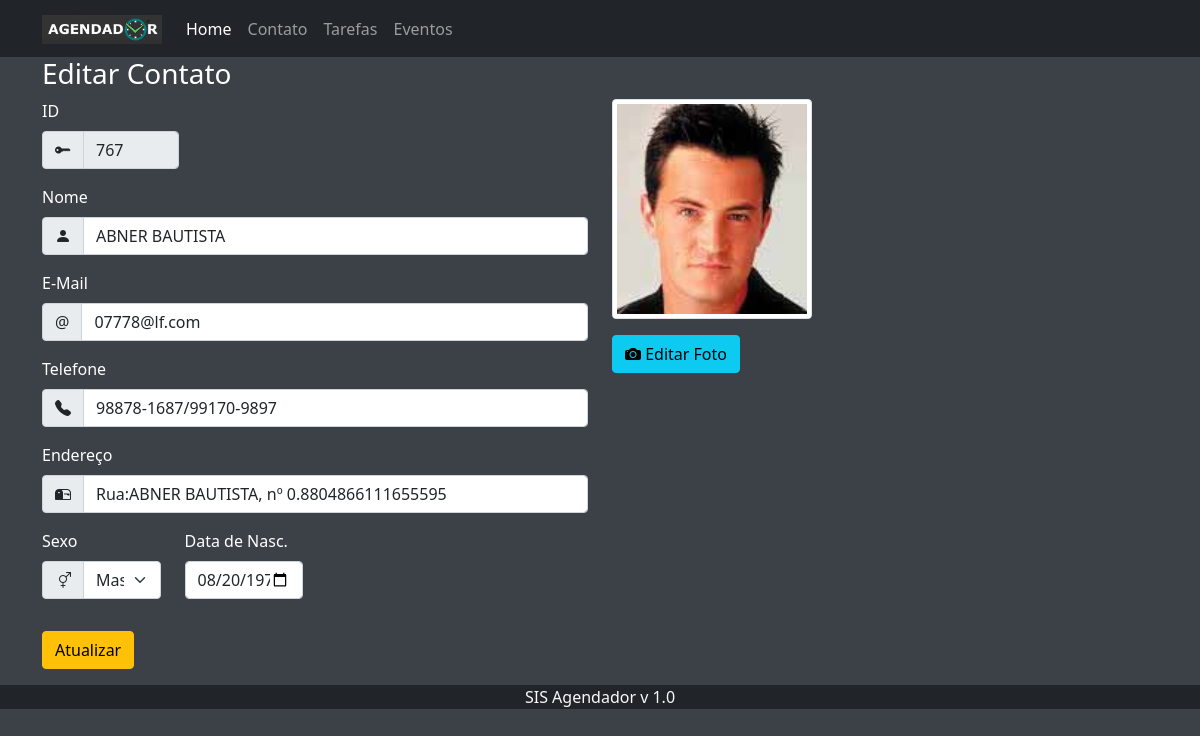
The app's page /index.php?menuop=editar-contato&idContato=767 with its own data.
### tables this page shows
CREATE TABLE `tbcontatos` (
  `idContato` int(11) NOT NULL AUTO_INCREMENT,
  `nomeContato` varchar(255) NOT NULL,
  `emailContato` varchar(100) NOT NULL,
  `telefoneContato` varchar(50) NOT NULL,
  `enderecoContato` varchar(200) NOT NULL,
  `sexoContato` char(1) NOT NULL,
  `dataNascContato` date NOT NULL,
  `flagFavoritoContato` tinyint(1) NOT NULL,
  `nomeFotoContato` varchar(255) DEFAULT NULL,
  PRIMARY KEY (`idContato`)
);

### paginas/contatos/editar-contato.php (the view, shortened to what this page needs)
<?php
$idContato = $_GET['idContato'];
$sql = "SELECT * FROM tbcontatos WHERE idContato = '{$idContato}'";
$rs = mysqli_query($conexao,$sql) or die("Erro ao recuperar os dados do registro." . mysqli_error($conexao));
$dados = mysqli_fetch_assoc($rs);
?>
<header>
    <h3>Editar Contato</h3>
</header>
<div class="row">
<div class="col-6" >
    <form action="index.php?menuop=atualizar-contato" method="post">
        <div class="mb-3 col-3">
            <label class="form-label" for="nomeContato">ID</label>
            <div class="input-group">
                <span class="input-group-text">
                    <i class="bi bi-key-fill"></i>
                </span>
            <input class="form-control" type="text" name="idContato" value="<?=$dados['idContato']?>" readonly>
            </div>
        </div>
        <div class="mb-3">
            <label class="form-label" for="nomeContato">Nome</label>
            <div class="input-group">
                <span class="input-group-text">
                    <i class="bi bi-person-fill"></i>
                </span>
                <input class="form-control" type="text" name="nomeContato" value="<?=$dados['nomeContato']?>">
            </div>
        </div>
        <div class="mb-3">
            <label class="form-label" for="emailContato">E-Mail</label>
            <div class="input-group">
                <span class="input-group-text">@</span>
                <input class="form-control" type="email" name="emailContato" value="<?=$dados['emailContato']?>">
            </div>
        </div>
        <div class="mb-3">
            <label class="form-label" for="telefoneContato">Telefone</label>
            <div class="input-group">
                <span class="input-group-text">
                    <i class="bi bi-telephone-fill"></i>
                </span>
                <input class="form-control" type="text" name="telefoneContato" value="<?=$dados['telefoneContato']?>">
            </div>
        </div>
        <div class="mb-3">
            <label class="form-label" for="enderecoContato">Endereço</label>
            <div class="input-group">
                <span class="input-group-text">
                    <i class="bi bi-mailbox2"></i>
                </span>
                <input class="form-control" type="text" name="enderecoContato" value="<?=$dados['enderecoContato']?>">
            </div>
        </div>
        <div class="row mb-3">
                        <div class="mb-3 col-3">
                            <label class="form-label" for="sexoContato">Sexo</label>
                            <div class="input-group">
                                <span class="input-group-text">
                                    <i class="bi bi-gender-ambiguous"></i>
                                </span>
                            <select class="form-select"  name="sexoContato" id="sexoContato">
                                <option <?php echo ($dados['sexoContato']=='M')?'selected':''?> value="M">Masculino</option>
                            </select>
                            </div>
                        </div>
                        <div class="mb-3 col-3">
                            <label class="form-label" for="dataNascContato">Data de Nasc.</label>
                            <input class="form-control" type="date" name="dataNascContato" value="<?=$dados['dataNascContato']?>">
                        </div>
                        </div>
        <div class="mb-3">
            <input class="btn btn-warning" type="submit" value="Atualizar" name="btnAtualizar">
        </div>
    </form>
</div>
<div class="col-6">
    <?php
       if($dados["nomeFotoContato"]=="" || !file_exists('./paginas/contatos/fotos-contatos/'. $dados["nomeFotoContato"])){
            $nomeFoto = "SemFoto.jpg";
       }else{
            $nomeFoto = $dados["nomeFotoContato"];
       }
    ?>
    <div class="mb-3">
        <img id="foto-contato" class="img-fluid img-thumbnail" width="200" src="./paginas/contatos/fotos-contatos/<?=$nomeFoto?>" alt="Foto do Contato">
    </div>
    <div class="mb-3">
        <button class="btn btn-info" id="btn-editar-foto">
            <i class="bi bi-camera-fill"></i> Editar Foto
        </button>
    </div>
</div>
</div>

### css/estilo-padrao.css (style rules this page uses)
body { background-color: #3b4147; color: white; }

### records on screen
tbcontatos: idContato "767", nomeContato "ABNER BAUTISTA", emailContato "07778@lf.com", telefoneContato "98878-1687/99170-9897", enderecoContato "Rua:ABNER BAUTISTA, nº 0.8804866111655595", sexoContato "Masculino", dataNascContato "08/20/1976", nomeFotoContato (picture)
